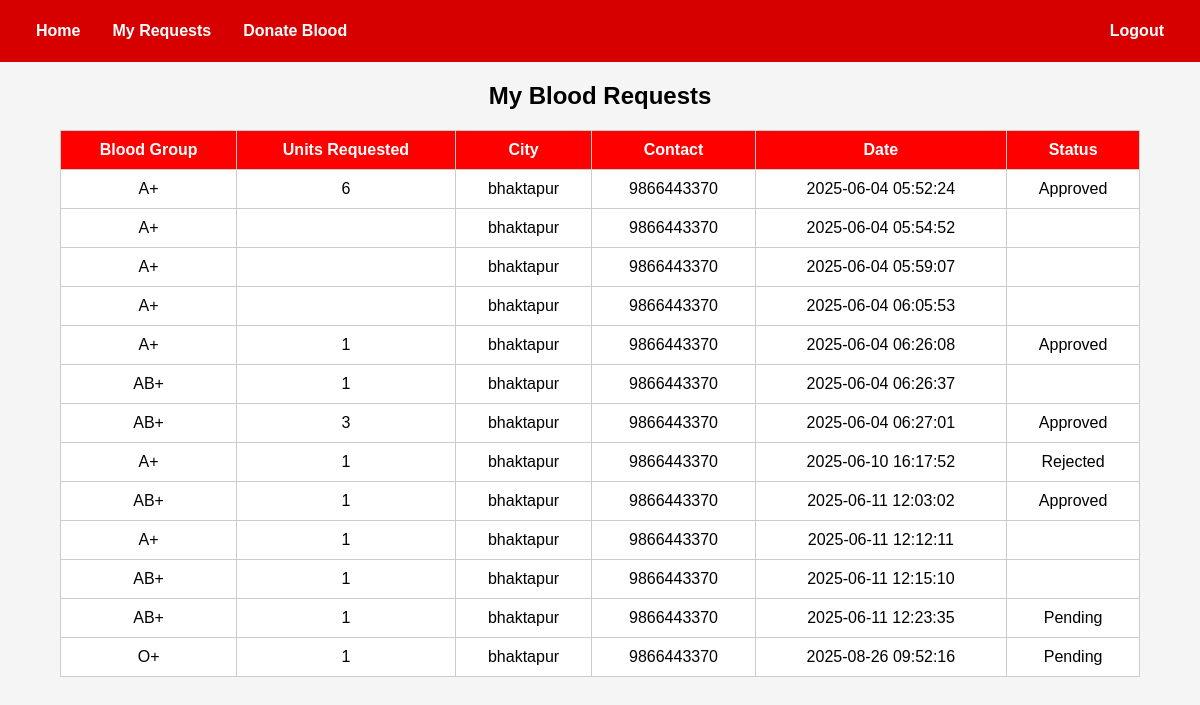
The app's page /my_requests.php (signed in) with its own data.
### tables this page shows
CREATE TABLE `blood_requests` (
  `id` int(11) NOT NULL,
  `blood_group` varchar(5) DEFAULT NULL,
  `units_requested` int(11) DEFAULT NULL,
  `user_id` int(11) DEFAULT NULL,
  `name` varchar(100) DEFAULT NULL,
  `city` varchar(100) DEFAULT NULL,
  `contact` varchar(20) DEFAULT NULL,
  `request_time` timestamp NOT NULL DEFAULT current_timestamp(),
  `status` varchar(20) DEFAULT 'Pending',
  `user_email` varchar(255) DEFAULT NULL
);

### my_requests.php (the view, shortened to what this page needs)
<?php
include 'connection.php';
$user_id = $_SESSION['user_id'];
$stmt = $con->prepare("SELECT * FROM blood_requests WHERE user_id = ?");
$stmt->bind_param("i", $user_id);
$stmt->execute();
$result = $stmt->get_result();
?>
<!DOCTYPE html>
<html>
<head>
</head>
<body>
<div class="navbar">
    <a href="index.php">Home</a>
    <a href="my_requests.php">My Requests</a>
    <a href="donate.php">Donate Blood</a>
    <a href="logout.php" style="float:right;">Logout</a>
</div>
<h2>My Blood Requests</h2>
<table>
    <tr>
        <th>Blood Group</th>
        <th>Units Requested</th>
        <th>City</th>
        <th>Contact</th>
        <th>Date</th>
        <th>Status</th>
    </tr>
    <?php if ($result->num_rows > 0): ?>
        <?php while ($row = $result->fetch_assoc()): ?>
            <tr>
                <td><?= htmlspecialchars($row['blood_group']) ?></td>
                <td><?= htmlspecialchars($row['units_requested']) ?></td>
                <td><?= htmlspecialchars($row['city']) ?></td>
                <td><?= htmlspecialchars($row['contact']) ?></td>
                <td><?= htmlspecialchars($row['request_time']) ?></td>
                <td><?= htmlspecialchars($row['status']) ?></td>
            </tr>
        <?php endwhile; ?>
    <?php else: ?>
        <tr><td colspan="6">No blood requests found.</td></tr>
    <?php endif; ?>
</table>
</body>
</html>

### my_requests.php (style rules this page uses)
body { font-family: Arial; background: #f5f5f5; padding: 0; margin: 0; }
.navbar { background-color: #d60000; overflow: hidden; padding: 10px 20px; }
.navbar a { float: left; color: white; text-align: center; padding: 12px 16px; text-decoration: none; font-weight: bold; }
h2 { text-align: center; margin-top: 20px; }
table { width: 90%; margin: 20px auto; border-collapse: collapse; background: white; }
th, td { border: 1px solid #ccc; padding: 10px; text-align: center; }
th { background-color: red; color: white; }

### records on screen
blood_requests: blood_group "A+", units_requested "6", city "bhaktapur", contact "9866443370", request_time "2025-06-04 05:52:24", status "Approved"
blood_requests: blood_group "A+", city "bhaktapur", contact "9866443370", request_time "2025-06-04 05:54:52"
blood_requests: blood_group "A+", city "bhaktapur", contact "9866443370", request_time "2025-06-04 05:59:07"
blood_requests: blood_group "A+", city "bhaktapur", contact "9866443370", request_time "2025-06-04 06:05:53"
blood_requests: blood_group "A+", units_requested "1", city "bhaktapur", contact "9866443370", request_time "2025-06-04 06:26:08", status "Approved"
blood_requests: blood_group "AB+", units_requested "1", city "bhaktapur", contact "9866443370", request_time "2025-06-04 06:26:37"
blood_requests: blood_group "AB+", units_requested "3", city "bhaktapur", contact "9866443370", request_time "2025-06-04 06:27:01", status "Approved"
blood_requests: blood_group "A+", units_requested "1", city "bhaktapur", contact "9866443370", request_time "2025-06-10 16:17:52", status "Rejected"
blood_requests: blood_group "AB+", units_requested "1", city "bhaktapur", contact "9866443370", request_time "2025-06-11 12:03:02", status "Approved"
blood_requests: blood_group "A+", units_requested "1", city "bhaktapur", contact "9866443370", request_time "2025-06-11 12:12:11"
blood_requests: blood_group "AB+", units_requested "1", city "bhaktapur", contact "9866443370", request_time "2025-06-11 12:15:10"
blood_requests: blood_group "AB+", units_requested "1", city "bhaktapur", contact "9866443370", request_time "2025-06-11 12:23:35", status "Pending"
blood_requests: blood_group "O+", units_requested "1", city "bhaktapur", contact "9866443370", request_time "2025-08-26 09:52:16", status "Pending"
